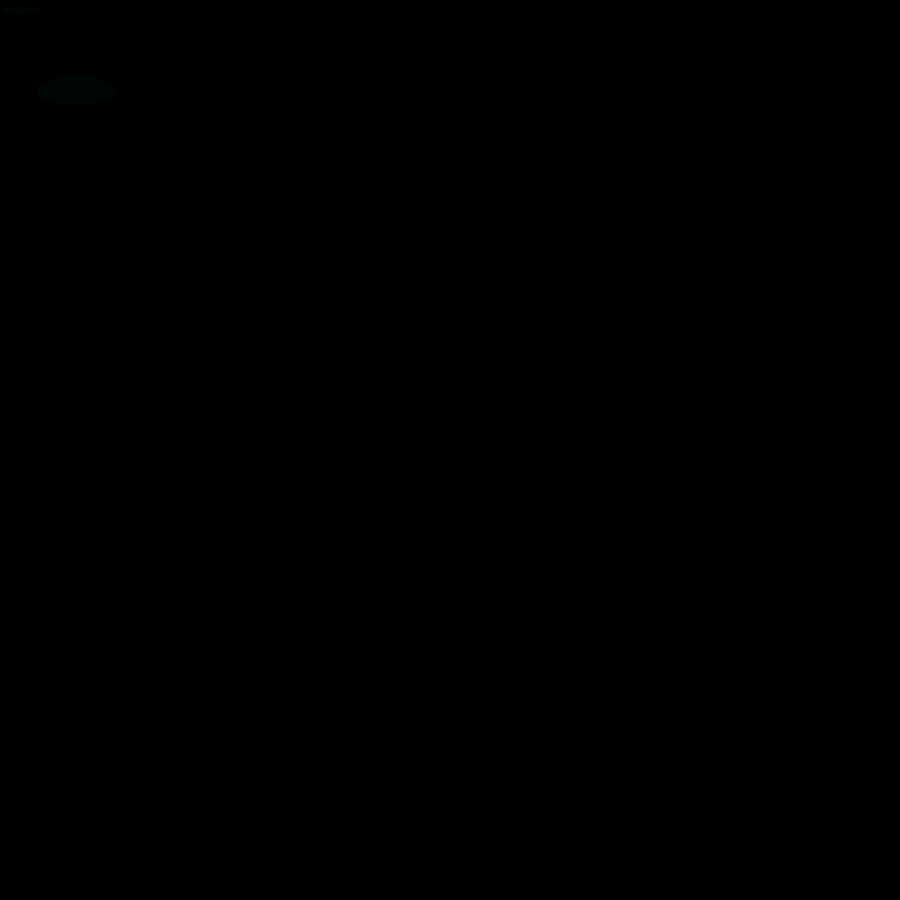
Frame 1 (no input)
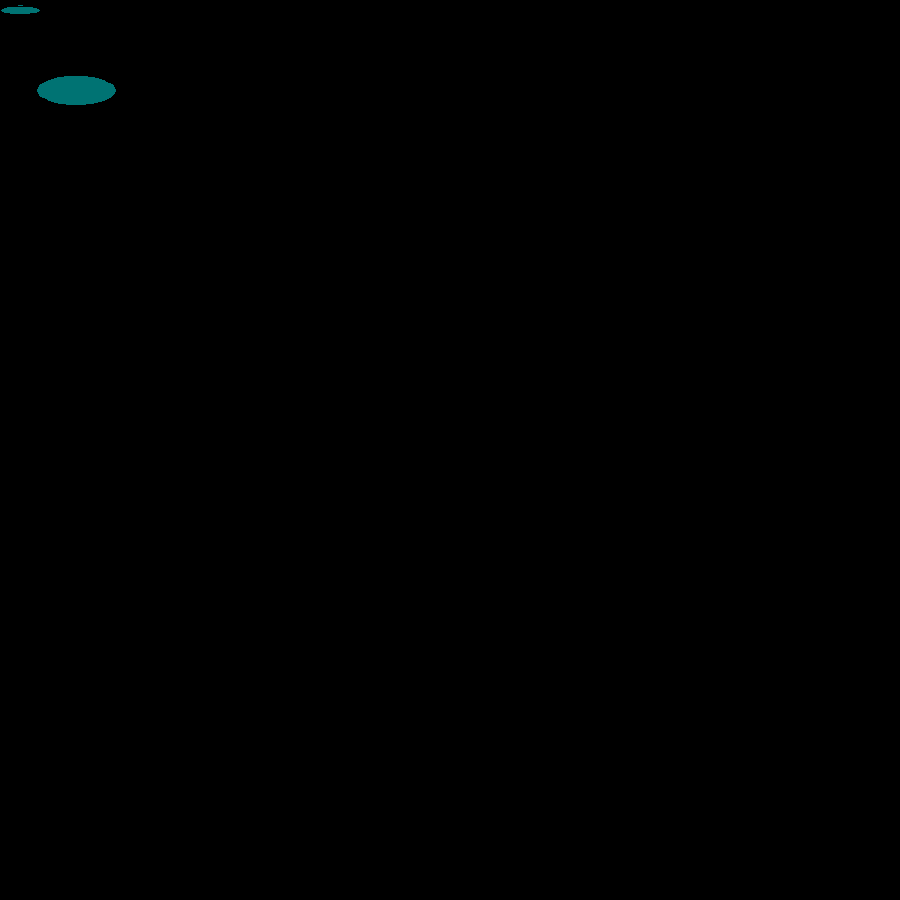
Frame 60 (the mouse pressed at the canvas centre just before this capture)
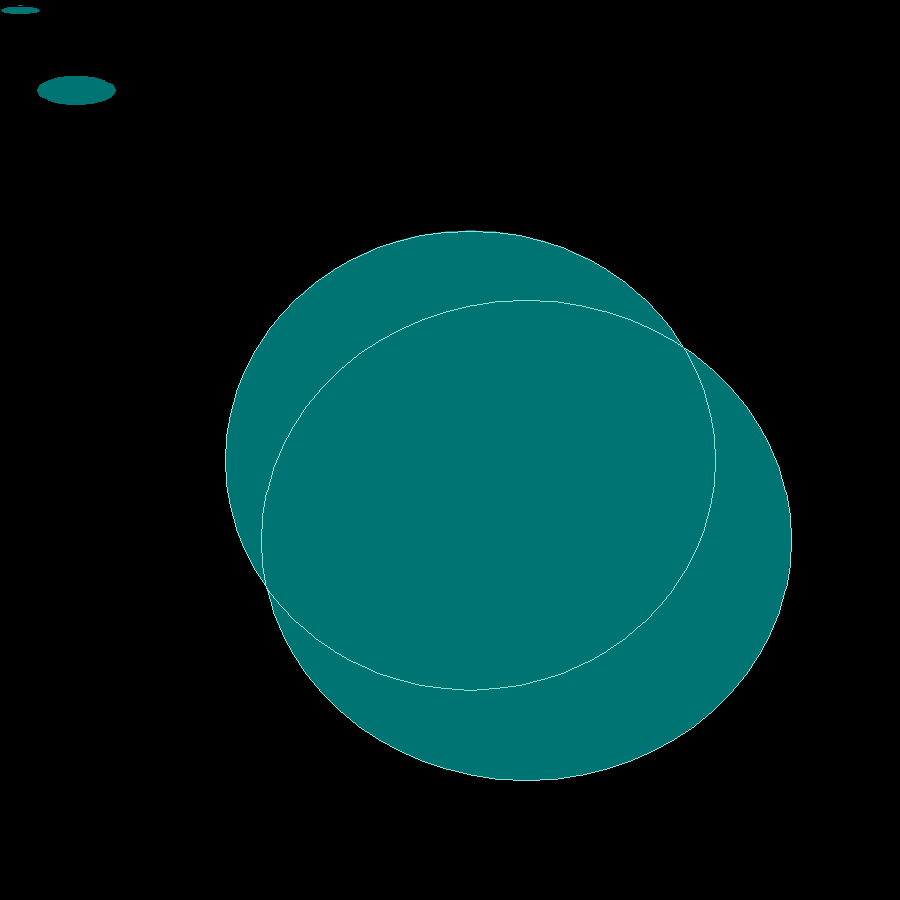
Frame 120 (the mouse held since frame 60 and released just before this capture)

The Processing sketch that drew these frames (run headless with seeded random() and noise(); from frame 60 on, the mouse is pressed at the canvas centre):

// Processing sketch: processing_186898
// ── processing_186898.pde


void setup() {
  size(900,900);
  noSmooth();
  fill(10,126,126,10);
  background(0);
}

void draw() {
  if (mousePressed) {
    stroke(144,227,219);
  } else {
    stroke(0);
  }
 ellipse(mouseX+20, mouseY+10, mouseX+40, mouseY+9);
  ellipse(mouseX+76, mouseY+90, mouseX+80, mouseY+30
  ); 
}
